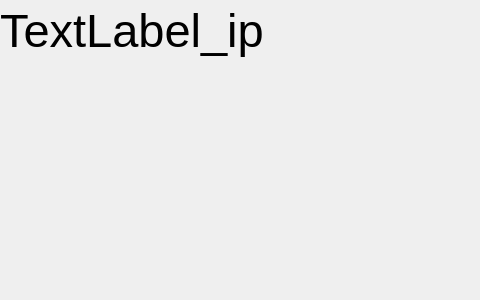
<?xml version="1.0" encoding="UTF-8"?>
<ui version="4.0">
 <class>MainWindow</class>
 <widget class="QMainWindow" name="MainWindow">
  <property name="geometry">
   <rect>
    <x>0</x>
    <y>0</y>
    <width>480</width>
    <height>300</height>
   </rect>
  </property>
  <property name="windowTitle">
   <string>Form1</string>
  </property>
  <widget class="QWidget" name="centralwidget">
   <widget class="QLabel" name="label_ip">
    <property name="geometry">
     <rect>
      <x>0</x>
      <y>0</y>
      <width>480</width>
      <height>60</height>
     </rect>
    </property>
    <property name="font">
     <font>
      <pointsize>35</pointsize>
     </font>
    </property>
    <property name="text">
     <string>TextLabel_ip</string>
    </property>
   </widget>
  </widget>
 </widget>
 <resources/>
 <connections/>
</ui>
